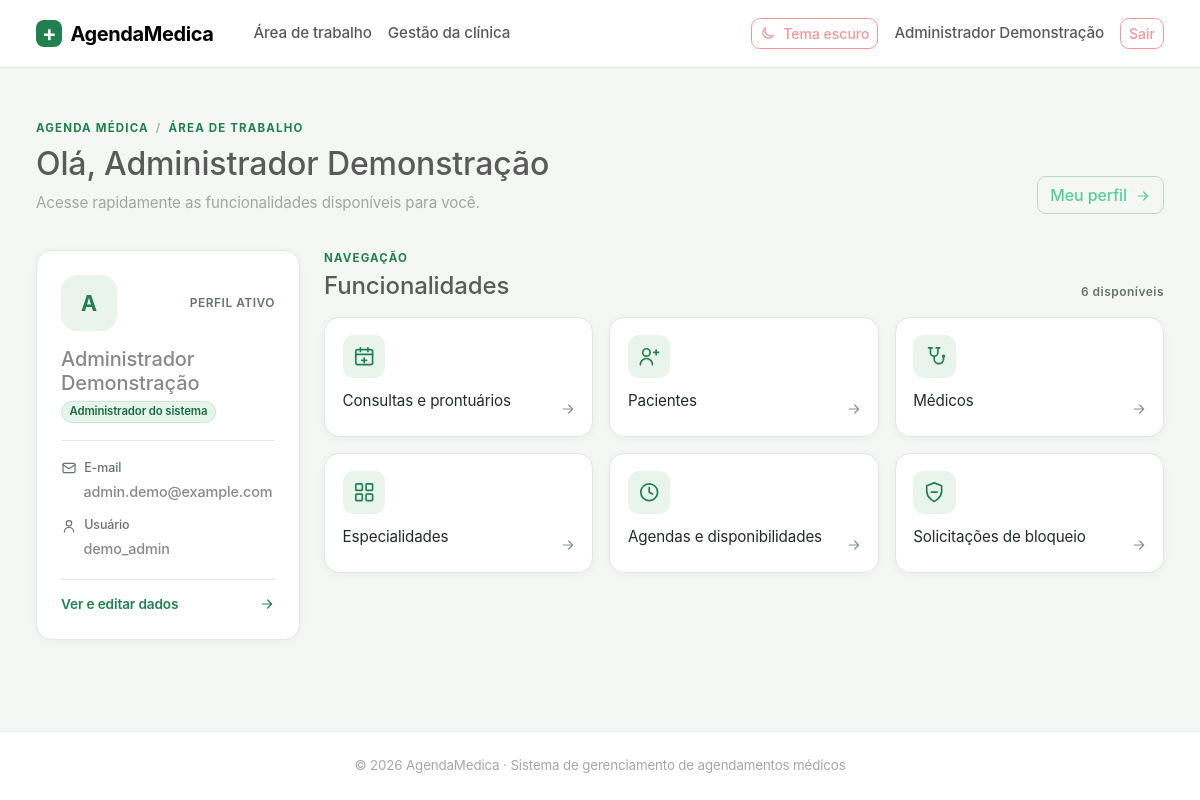
The app's page /painel/administrador/ (signed in) with its own data.
### usuarios/models.py (models this page shows, shortened)
class Usuario(AbstractUser):
    class TipoUsuario(models.TextChoices):
        PACIENTE = "PACIENTE", "Paciente"
        MEDICO = "MEDICO", "Médico"
        FUNCIONARIO = "FUNCIONARIO", "Funcionário administrativo"
        ADMINISTRADOR = "ADMINISTRADOR", "Administrador do sistema"
    cpf = models.CharField(max_length=11, unique=True, verbose_name="CPF")
    nome = models.CharField(max_length=70, verbose_name="Nome")
    endereco = models.CharField(max_length=100, verbose_name="Endereço")
    telefone = models.CharField(max_length=20, verbose_name="Telefone")
    data_nascimento = models.DateField(verbose_name="Data de nascimento")
    tipo_usuario = models.CharField(
        max_length=20,
        choices=TipoUsuario.choices,
        verbose_name="Tipo de usuário",
    )
    objects = UsuarioManager()
    REQUIRED_FIELDS = [
        "email",
        "cpf",
        "nome",
        "endereco",
        "telefone",
        "data_nascimento",
    ]

### usuarios/views.py (the view)
# urls.py: path("painel/administrador/", views.painel_administrador, name="painel_administrador"),
@perfil_requerido(Usuario.TipoUsuario.ADMINISTRADOR)
def painel_administrador(request):
    return portal_home(request)

### usuarios/permissions.py (called while the page is built)
def perfil_requerido(*tipos_permitidos):
    def decorator(view_func):
        @wraps(view_func)
        def _wrapped_view(request, *args, **kwargs):
            if not request.user.is_authenticated:
                messages.warning(request, "Faça login para acessar esta página.")
                return redirect_to_login(request.get_full_path())
            if request.user.tipo_usuario not in tipos_permitidos:
                messages.error(
                    request,
                    "Acesso negado: seu perfil não possui permissão para acessar esta área.",
                )
                return redirect(obter_url_redirecionamento_perfil(request.user))
            return view_func(request, *args, **kwargs)
        return _wrapped_view
    return decorator

### templates/portal/home.html (shortened to what this page needs)
{% extends "base.html" %}
{% block content %}
<section class="workspace-intro mb-4">
    <div>
        <p class="eyebrow mb-2">AGENDA MÉDICA <span class="intro-divider">/</span> ÁREA DE TRABALHO</p>
        <h1 class="h2 mb-2">Olá, {{ request.user.nome|default:request.user.username }}</h1>
        <p class="text-body-secondary mb-0">Acesse rapidamente as funcionalidades disponíveis para você.</p>
    </div>
    <a class="btn btn-outline-success" href="{% url 'meu_perfil' %}">Meu perfil <svg class="icon ms-1" viewBox="0 0 24 24" aria-hidden="true"><path d="M5 12h14M13 6l6 6-6 6"/></svg></a>
</section>
<div class="row g-4 align-items-start">
    <aside class="col-lg-4 col-xl-3">
        <section class="card profile-summary">
            <div class="card-body p-4">
                <div class="profile-topline"><div class="profile-avatar" aria-hidden="true">{{ request.user.nome|default:request.user.username|first|upper }}</div><span class="profile-label">PERFIL ATIVO</span></div>
                <h2 class="h5 mt-3 mb-1">{{ request.user.nome|default:request.user.username }}</h2>
                <span class="badge rounded-pill text-bg-success-subtle">{{ request.user.get_tipo_usuario_display }}</span>
                <div class="profile-divider"></div>
                <dl class="profile-data mb-0">
                    <div><dt><svg class="icon" viewBox="0 0 24 24" aria-hidden="true"><rect x="3" y="5" width="18" height="14" rx="2"/><path d="m3 7 9 6 9-6"/></svg>E-mail</dt><dd>{{ request.user.email|default:"Não informado" }}</dd></div>
                    <div><dt><svg class="icon" viewBox="0 0 24 24" aria-hidden="true"><circle cx="12" cy="8" r="4"/><path d="M5 21a7 7 0 0 1 14 0"/></svg>Usuário</dt><dd>{{ request.user.username }}</dd></div>
                </dl>
                <a class="profile-edit-link" href="{% url 'meu_perfil' %}">Ver e editar dados <svg class="icon" viewBox="0 0 24 24" aria-hidden="true"><path d="M5 12h14M13 6l6 6-6 6"/></svg></a>
            </div>
        </section>
    </aside>
    <section class="col-lg-8 col-xl-9" aria-labelledby="featuresTitle">
        <div class="section-heading mb-3"><div><p class="eyebrow mb-1">NAVEGAÇÃO</p><h2 id="featuresTitle" class="h4 mb-0">Funcionalidades</h2></div><span class="feature-count">{{ links|length }} disponíveis</span></div>
        <div class="row g-3">
            {% for label,url in links %}
            <div class="col-sm-6 col-xl-4 col-xxl-3"><a class="module-link card h-100" href="{{ url }}">
                <span class="module-icon" aria-hidden="true">
                    {% if 'consulta' in label|lower %}<svg class="icon icon-lg" viewBox="0 0 24 24"><rect x="3" y="5" width="18" height="16" rx="2"/><path d="M16 3v4M8 3v4M3 10h18M12 14v5M9.5 16.5h5"/></svg>
                    {% elif 'agenda' in label|lower or 'horário' in label|lower or 'disponibilidade' in label|lower %}<svg class="icon icon-lg" viewBox="0 0 24 24"><circle cx="12" cy="12" r="9"/><path d="M12 7v5l3.5 2"/></svg>
                    {% elif 'paciente' in label|lower %}<svg class="icon icon-lg" viewBox="0 0 24 24"><circle cx="9" cy="8" r="4"/><path d="M2.5 21a6.5 6.5 0 0 1 13 0M17 8h5M19.5 5.5v5"/></svg>
                    {% elif 'médico' in label|lower %}<svg class="icon icon-lg" viewBox="0 0 24 24"><path d="M8 3v5a4 4 0 0 0 8 0V3M6 3h4M14 3h4M12 12v3a5 5 0 0 0 10 0v-1"/><circle cx="22" cy="12" r="1"/></svg>
                    {% elif 'prontuário' in label|lower or 'exame' in label|lower or 'receita' in label|lower %}<svg class="icon icon-lg" viewBox="0 0 24 24"><path d="M6 3h9l4 4v14H6zM14 3v5h5M9 13h7M9 17h7"/></svg>
                    {% elif 'bloqueio' in label|lower or 'solicitação' in label|lower %}<svg class="icon icon-lg" viewBox="0 0 24 24"><path d="M12 22s8-4 8-11V5l-8-3-8 3v6c0 7 8 11 8 11Z"/><path d="M9 12h6"/></svg>
                    {% else %}<svg class="icon icon-lg" viewBox="0 0 24 24"><rect x="3" y="3" width="7" height="7" rx="1"/><rect x="14" y="3" width="7" height="7" rx="1"/><rect x="3" y="14" width="7" height="7" rx="1"/><rect x="14" y="14" width="7" height="7" rx="1"/></svg>{% endif %}
                </span>
                <span class="module-title">{{ label }}</span><span class="module-arrow" aria-hidden="true"><svg class="icon" viewBox="0 0 24 24"><path d="M5 12h14M13 6l6 6-6 6"/></svg></span>
            </a></div>
            {% endfor %}
        </div>
    </section>
</div>
{% endblock %}

### templates/base.html (shortened to what this page needs)
{% load static %}
<!doctype html>
<html lang="pt-br" data-bs-theme="light">
<head>
    <link href="{% static 'vendor/bootstrap/bootstrap.min.css' %}" rel="stylesheet">
    <link href="{% static 'css/themes/light.css' %}" rel="stylesheet">
    <link href="{% static 'css/themes/dark.css' %}" rel="stylesheet">
    <link href="{% static 'css/themes/custom.css' %}" rel="stylesheet">
    <link href="{% static 'css/site.css' %}" rel="stylesheet">
</head>
<body class="d-flex flex-column min-vh-100">
    <nav class="navbar navbar-expand-lg border-bottom bg-body sticky-top">
        <div class="container-fluid app-container">
            <a class="navbar-brand fw-bold" href="{% if user.is_authenticated %}{% url 'portal_home' %}{% else %}{% url 'login' %}{% endif %}"><span class="brand-mark me-2" aria-hidden="true">+</span>AgendaMedica</a>
            <div class="collapse navbar-collapse" id="navbarPrincipal">
                {% if user.is_authenticated %}<ul class="navbar-nav me-auto"><li class="nav-item"><a class="nav-link" href="{% url 'portal_home' %}">Área de trabalho</a></li>{% if user.tipo_usuario == 'ADMINISTRADOR' or user.tipo_usuario == 'FUNCIONARIO' %}<li class="nav-item"><a class="nav-link" href="{% url 'gestao_inicio' %}">Gestão da clínica</a></li>{% endif %}</ul>{% endif %}
                <ul class="navbar-nav ms-auto align-items-lg-center gap-lg-2">
                    <li class="nav-item"><button class="btn btn-outline-secondary btn-sm theme-toggle" id="alternarTema" type="button" aria-label="Alternar tema"><svg id="iconeTema" class="icon" viewBox="0 0 24 24" aria-hidden="true"><path d="M20.2 15.3A8.5 8.5 0 0 1 8.7 3.8 8.5 8.5 0 1 0 20.2 15.3Z"/></svg><span id="textoTema">Tema escuro</span></button></li>
                    {% if user.is_authenticated %}<li class="nav-item"><a class="nav-link" href="{% url 'meu_perfil' %}">{{ user.nome|default:user.username }}</a></li><li class="nav-item"><form method="post" action="{% url 'logout' %}">{% csrf_token %}<button class="btn btn-outline-secondary btn-sm" type="submit">Sair</button></form></li>{% else %}<li class="nav-item"><a class="nav-link" href="{% url 'login' %}">Entrar</a></li><li class="nav-item"><a class="btn btn-success btn-sm" href="{% url 'cadastro' %}">Criar conta</a></li>{% endif %}
                </ul>
            </div>
        </div>
    </nav>
    <main class="container-fluid app-container flex-grow-1 py-4 py-lg-5">
        {% block content %}{% endblock %}
    </main>
    <footer class="border-top py-4 mt-auto">
        <div class="container-fluid app-container text-center text-body-secondary small">
            &copy; 2026 AgendaMedica · Sistema de gerenciamento de agendamentos médicos
        </div>
    </footer>
</body>
</html>

### static/css/themes/light.css (style rules this page uses)
:root, [data-bs-theme="light"] { --am-bg-page: #f5f7f5; --am-bg-surface: #ffffff; --am-text-primary: #1f2d25; --am-text-muted: #65736a; --am-brand-primary: #21804f; --am-brand-accent: #e8f4ec; --am-border-color: #e1e8e2; --am-card-shadow: 0 2px 8px rgba(27, 55, 37, 0.045); --bs-primary: #21804f; --bs-primary-rgb: 33, 128, 79; --bs-success: #21804f; --bs-success-rgb: 33, 128, 79; --bs-link-color: #1c7145; --bs-link-color-rgb: 28, 113, 69; --bs-link-hover-color: #155938; }

### static/css/themes/custom.css (style rules this page uses)
body { background-color: var(--am-bg-page); color: var(--am-text-primary); transition: background-color 0.2s ease, color 0.2s ease; }
.card, .navbar, footer { background-color: var(--am-bg-surface) !important; border-color: var(--am-border-color) !important; }
.card { box-shadow: var(--am-card-shadow); }

### records on screen
Usuario: nome "Administrador Demonstração", user.nome "Administrador Demonstração", user.nome|first "A", user.tipo_usuario "Administrador do sistema", user.email "admin.demo@example.com", user.username "demo_admin"

### other values on screen
{{ links|length }} "6"
{{ label }} "Consultas e prontuários" "Pacientes" "Médicos" "Especialidades" "Agendas e disponibilidades" "Solicitações de bloqueio"
